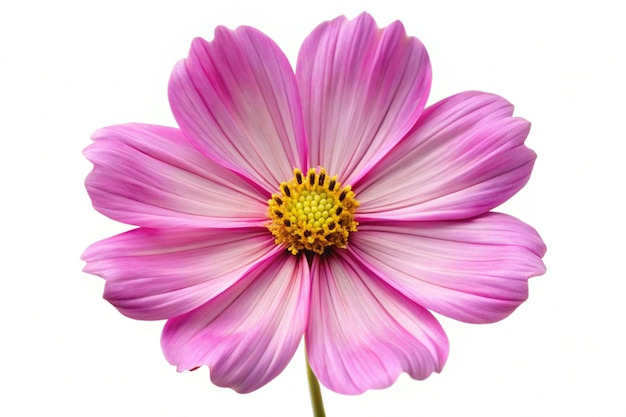
#> input picture img/flor.jpeg, 626 x 417 px, found by its file name
$ python bordes_01.py
#> lines starting #> are read from the running program, lines starting #| are printed output that depends on the picture; after the words box and inside, x2 and y2 are one past the last pixel; in counts of white or black regions, pixels touching at a corner belong together
import cv2
import numpy as np

ciudad = cv2.imread('img/flor.jpeg')
#> ciudad is the input picture: shape (417, 626, 3); mean B, G, R 215.1, 192.1, 234.1

ciudad_gray = cv2.cvtColor(ciudad,cv2.COLOR_BGR2GRAY)
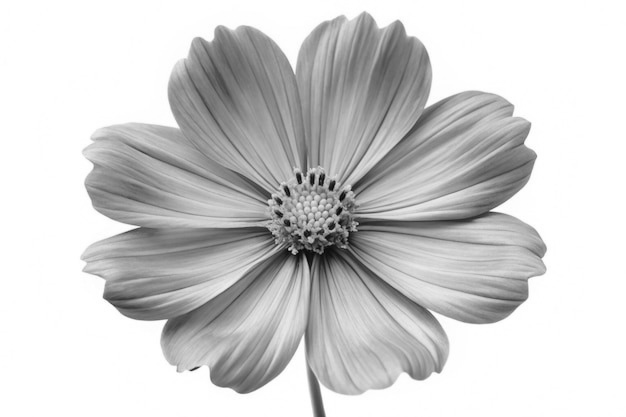
#> ciudad_gray: shape (417, 626); min 4, max 255, mean 207.3

blur = cv2.GaussianBlur(ciudad_gray,(5,5),0)

edges = cv2.Canny(blur,80,255)
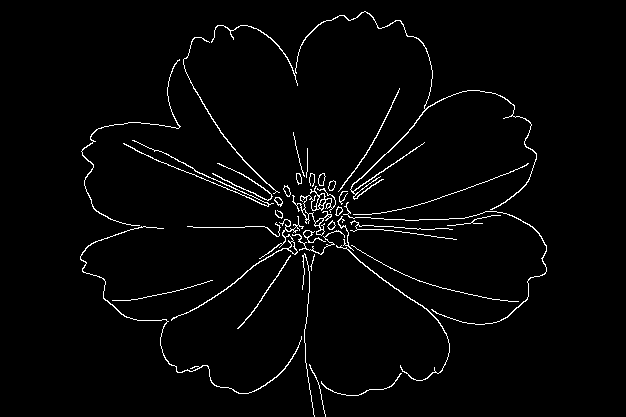
#> edges: shape (417, 626); 2.5% white in thin lines or dots, all inside (x1, y1, x2, y2) = (80, 11, 547, 417)

cv2.imshow('grices', ciudad_gray)
cv2.imshow('bordes', edges)
cv2.waitKey(0)

$ run again, with img/Cat03.jpg copied over img/flor.jpeg
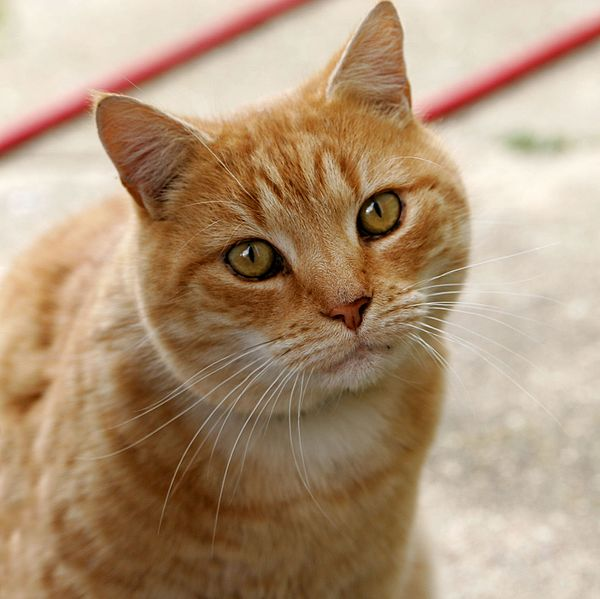
#> input picture img/Cat03.jpg, 600 x 599 px, found by its file name
#> ciudad is the input picture: shape (599, 600, 3); mean B, G, R 120.7, 148.8, 175.9
#> `ciudad_gray = cv2.cvtColor(ciudad,cv2.COLOR_BGR2GRAY)`:
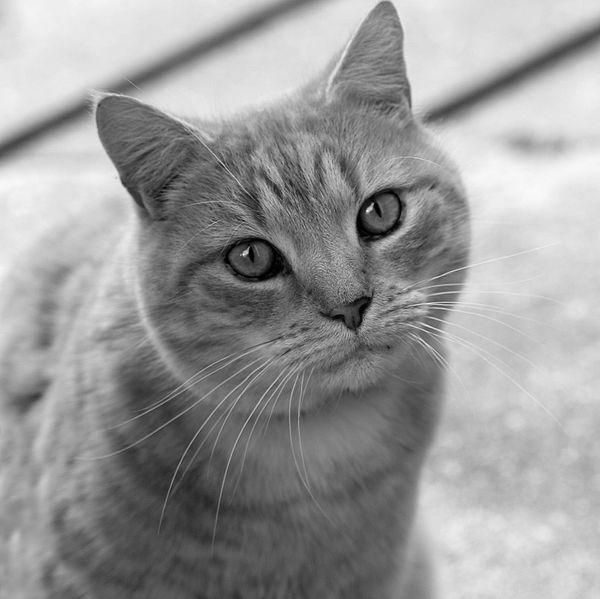
#> ciudad_gray: shape (599, 600); min 0, max 253, mean 153.7
#> `edges = cv2.Canny(blur,80,255)`:
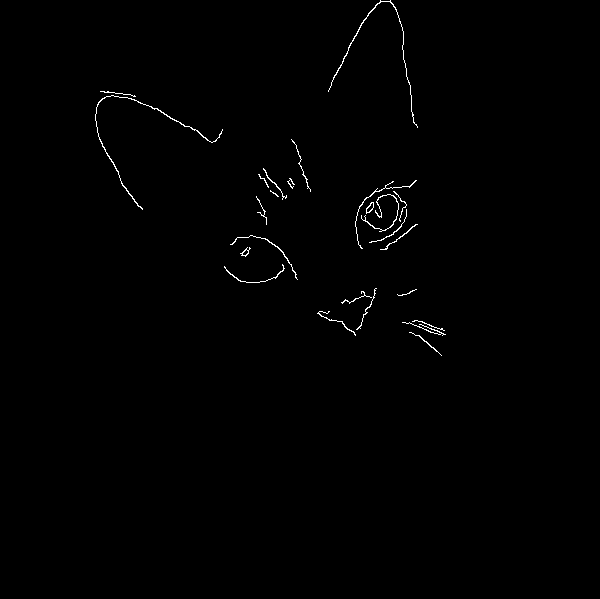
#> edges: shape (599, 600); 0.55% white in thin lines or dots, all inside (x1, y1, x2, y2) = (95, 0, 446, 356)

$ run again, with img/bananos.jpg copied over img/flor.jpeg
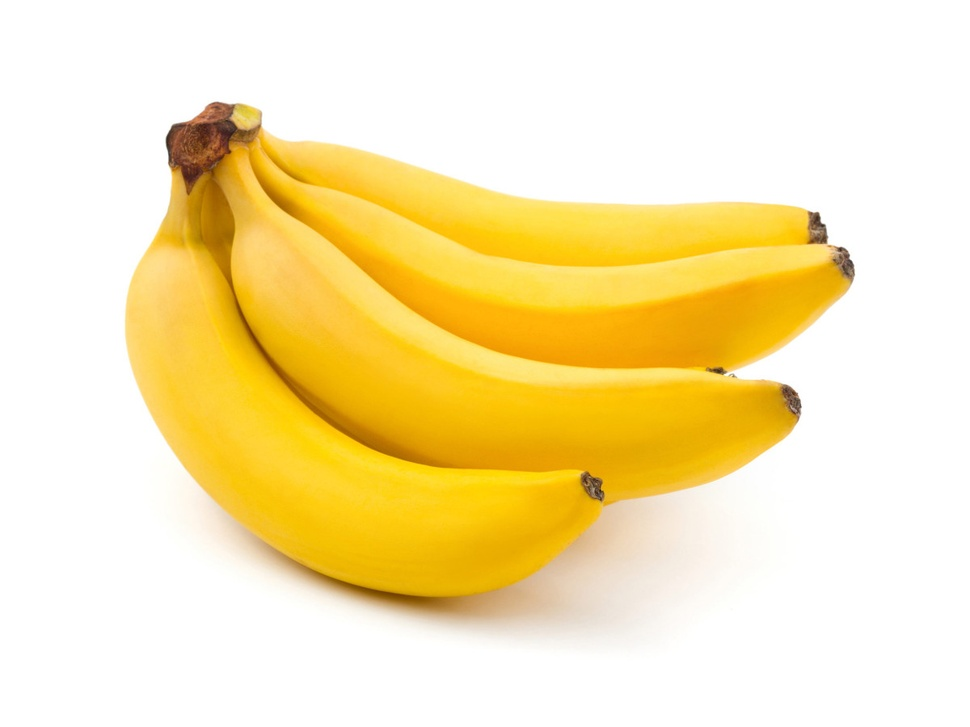
#> input picture img/bananos.jpg, 970 x 727 px, shrunk from 1200 x 900 before the run, found by its file name
#> ciudad is the input picture: shape (727, 970, 3); mean B, G, R 178.6, 231.4, 249.4
#> `ciudad_gray = cv2.cvtColor(ciudad,cv2.COLOR_BGR2GRAY)`:
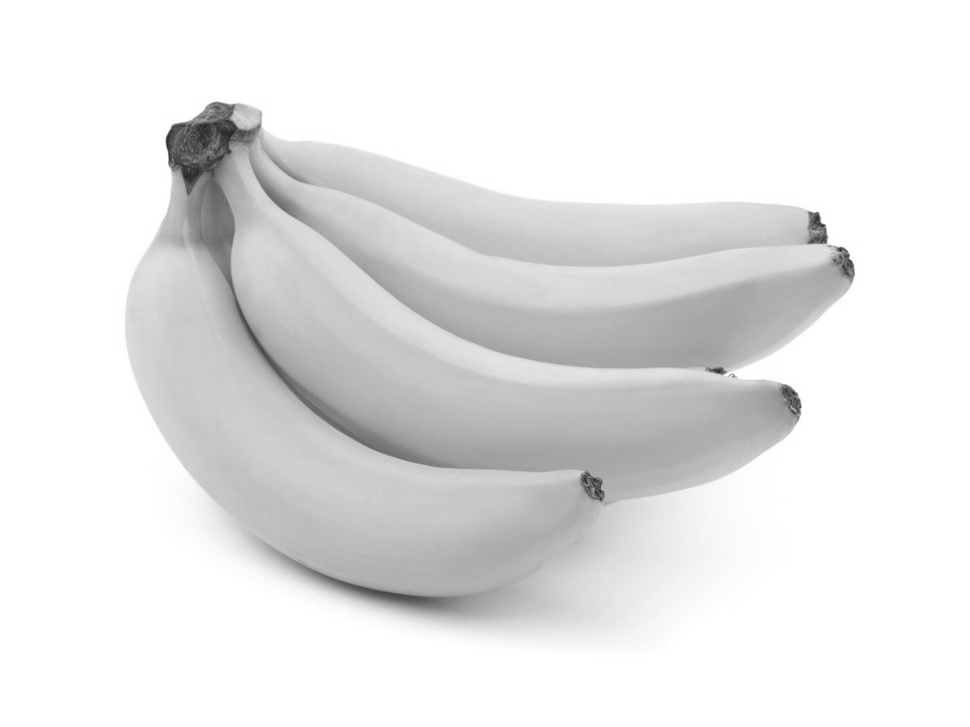
#> ciudad_gray: shape (727, 970); min 30, max 255, mean 230.8
#> `edges = cv2.Canny(blur,80,255)`:
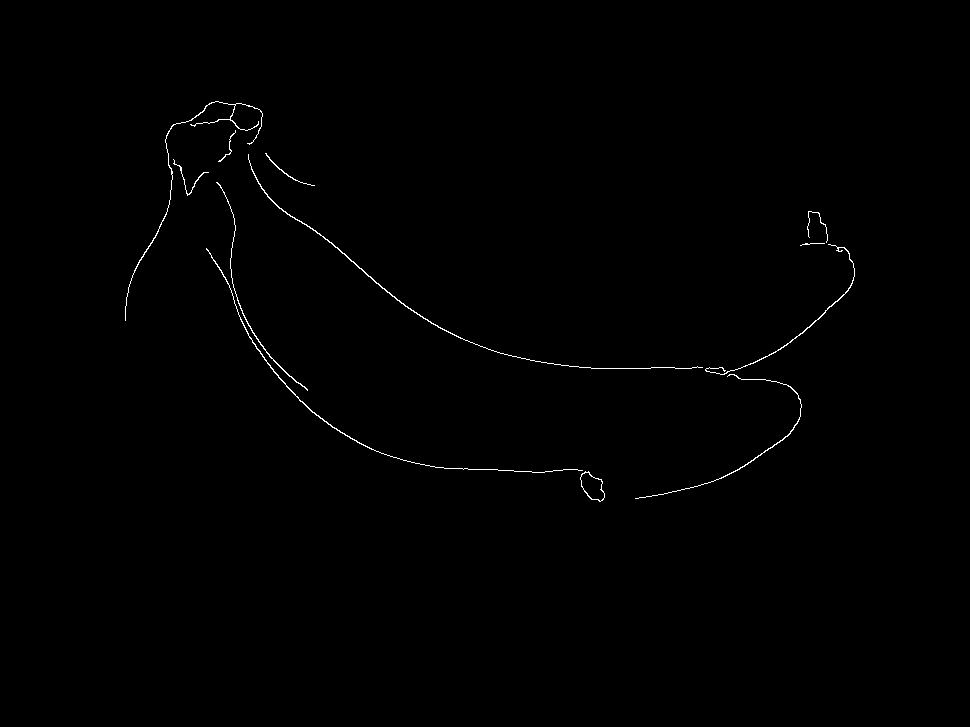
#> edges: shape (727, 970); 0.43% white in thin lines or dots, all inside (x1, y1, x2, y2) = (125, 101, 855, 502)
